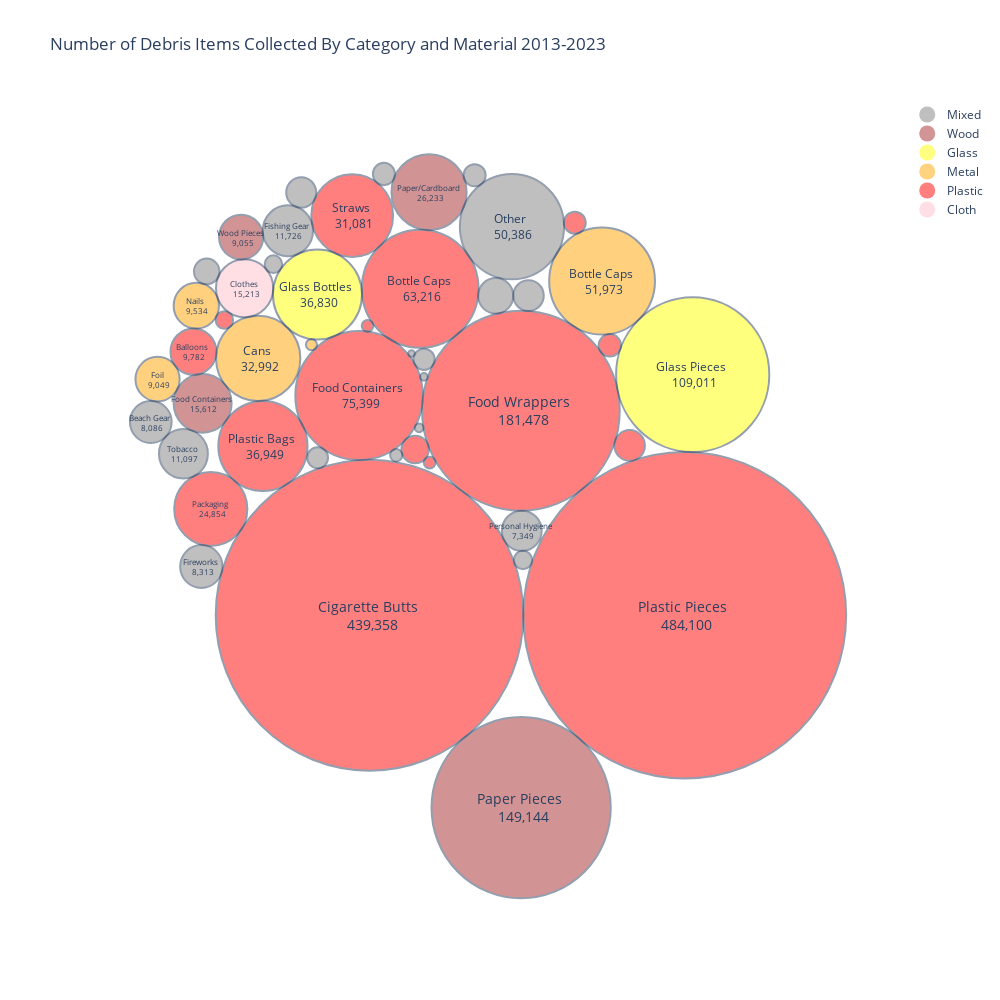

The cell this chart's notebook holds for it:
### Code cell
# Get data from 2013-2023 and make circle packing graph
fig = graph_maker.circle_packing_graph(plot_colors=None)
fig.show()

### Figure 1 — Plotly figure (JSON) as saved in the notebook; plotly's stock layout.template omitted (floating-point values rounded to 4 significant figures)
{"data": [{"marker": {"color": "grey", "opacity": 0.5, "size": 20, "symbol": "circle"}, "mode": "markers", "name": "Mixed", "showlegend": true, "type": "scatter", "x": [null], "y": [null]}, {"marker": {"color": "brown", "opacity": 0.5, "size": 20, "symbol": "circle"}, "mode": "markers", "name": "Wood", "showlegend": true, "type": "scatter", "x": [null], "y": [null]}, {"marker": {"color": "yellow", "opacity": 0.5, "size": 20, "symbol": "circle"}, "mode": "markers", "name": "Glass", "showlegend": true, "type": "scatter", "x": [null], "y": [null]}, {"marker": {"color": "orange", "opacity": 0.5, "size": 20, "symbol": "circle"}, "mode": "markers", "name": "Metal", "showlegend": true, "type": "scatter", "x": [null], "y": [null]}, {"marker": {"color": "red", "opacity": 0.5, "size": 20, "symbol": "circle"}, "mode": "markers", "name": "Plastic", "showlegend": true, "type": "scatter", "x": [null], "y": [null]}, {"marker": {"color": "pink", "opacity": 0.5, "size": 20, "symbol": "circle"}, "mode": "markers", "name": "Cloth", "showlegend": true, "type": "scatter", "x": [null], "y": [null]}], "layout": {"annotations": [{"font": {"size": 14}, "hovertext": "Plastic Pieces <br> 484,100", "showarrow": false, "text": "Plastic Pieces <br> 484,100", "x": 0.5159, "y": -0.2694}, {"font": {"size": 14}, "hovertext": "Cigarette Butts <br> 439,358", "showarrow": false, "text": "Cigarette Butts <br> 439,358", "x": -0.3004, "y": -0.2694}, {"font": {"size": 14}, "hovertext": "Food Wrappers <br> 181,478", "showarrow": false, "text": "Food Wrappers <br> 181,478", "x": 0.09167, "y": 0.2543}, {"font": {"size": 14}, "hovertext": "Paper Pieces <br> 149,144", "showarrow": false, "text": "Paper Pieces <br> 149,144", "x": 0.09225, "y": -0.7624}, {"font": {"size": 12}, "hovertext": "Glass Pieces <br> 109,011", "showarrow": false, "text": "Glass Pieces <br> 109,011", "x": 0.5365, "y": 0.3466}, {"font": {"size": 12}, "hovertext": "Food Containers <br> 75,399", "showarrow": false, "text": "Food Containers <br> 75,399", "x": -0.3274, "y": 0.2931}, {"font": {"size": 12}, "hovertext": "Bottle Caps <br> 63,216", "showarrow": false, "text": "Bottle Caps <br> 63,216", "x": -0.1692, "y": 0.5667}, {"font": {"size": 12}, "hovertext": "Bottle Caps <br> 51,973", "showarrow": false, "text": "Bottle Caps <br> 51,973", "x": 0.3019, "y": 0.5862}, {"font": {"size": 12}, "hovertext": "Other <br> 50,386", "showarrow": false, "text": "Other <br> 50,386", "x": 0.06851, "y": 0.7256}, {"font": {"size": 12}, "hovertext": "Plastic Bags <br> 36,949", "showarrow": false, "text": "Plastic Bags <br> 36,949", "x": -0.5763, "y": 0.1639}, {"font": {"size": 12}, "hovertext": "Glass Bottles <br> 36,830", "showarrow": false, "text": "Glass Bottles <br> 36,830", "x": -0.4351, "y": 0.5519}, {"font": {"size": 12}, "hovertext": "Cans <br> 32,992", "showarrow": false, "text": "Cans <br> 32,992", "x": -0.5886, "y": 0.3882}, {"font": {"size": 12}, "hovertext": "Straws <br> 31,081", "showarrow": false, "text": "Straws <br> 31,081", "x": -0.3451, "y": 0.754}, {"font": {"size": 8}, "hovertext": "Paper/Cardboard <br> 26,233", "showarrow": false, "text": "Paper/Cardboard <br> 26,233", "x": -0.1462, "y": 0.814}, {"font": {"size": 8}, "hovertext": "Packaging <br> 24,854", "showarrow": false, "text": "Packaging <br> 24,854", "x": -0.7113, "y": 0.002777}, {"font": {"size": 8}, "hovertext": "Food Containers <br> 15,612", "showarrow": false, "text": "Food Containers <br> 15,612", "x": -0.7325, "y": 0.2731}, {"font": {"size": 8}, "hovertext": "Clothes <br> 15,213", "showarrow": false, "text": "Clothes <br> 15,213", "x": -0.6238, "y": 0.568}, {"font": {"size": 8}, "hovertext": "Fishing Gear <br> 11,726", "showarrow": false, "text": "Fishing Gear <br> 11,726", "x": -0.5117, "y": 0.7152}, {"font": {"size": 8}, "hovertext": "Tobacco <br> 11,097", "showarrow": false, "text": "Tobacco <br> 11,097", "x": -0.7822, "y": 0.144}, {"font": {"size": 8}, "hovertext": "Balloons <br> 9,782", "showarrow": false, "text": "Balloons <br> 9,782", "x": -0.7563, "y": 0.4055}, {"font": {"size": 8}, "hovertext": "Nails <br> 9,534", "showarrow": false, "text": "Nails <br> 9,534", "x": -0.7489, "y": 0.5233}, {"font": {"size": 8}, "hovertext": "Wood Pieces <br> 9,055", "showarrow": false, "text": "Wood Pieces <br> 9,055", "x": -0.6328, "y": 0.6989}, {"font": {"size": 8}, "hovertext": "Foil <br> 9,049", "showarrow": false, "text": "Foil <br> 9,049", "x": -0.8492, "y": 0.3352}, {"font": {"size": 8}, "hovertext": "Fireworks <br> 8,313", "showarrow": false, "text": "Fireworks <br> 8,313", "x": -0.7358, "y": -0.1447}, {"font": {"size": 8}, "hovertext": "Beach Gear <br> 8,086", "showarrow": false, "text": "Beach Gear <br> 8,086", "x": -0.8667, "y": 0.2254}, {"font": {"size": 8}, "hovertext": "Personal Hygiene <br> 7,349", "showarrow": false, "text": "Personal Hygiene <br> 7,349", "x": 0.09397, "y": -0.05315}, {"font": {"size": 8}, "hovertext": "Lighters <br> 5,726", "showarrow": false, "text": "", "x": 0.02649, "y": 0.5486}, {"font": {"size": 8}, "hovertext": "Bandaids <br> 4,319", "showarrow": false, "text": "", "x": 0.1114, "y": 0.549}, {"font": {"size": 8}, "hovertext": "Lids <br> 4,310", "showarrow": false, "text": "", "x": 0.3733, "y": 0.1653}, {"font": {"size": 8}, "hovertext": "Construction Materials <br> 4,176", "showarrow": false, "text": "", "x": -0.4772, "y": 0.8132}, {"font": {"size": 8}, "hovertext": "Utensils <br> 3,473", "showarrow": false, "text": "", "x": -0.1822, "y": 0.155}, {"font": {"size": 8}, "hovertext": "Strapping Bands <br> 3,003", "showarrow": false, "text": "", "x": -0.7219, "y": 0.6109}, {"font": {"size": 8}, "hovertext": "6-Pack Holders <br> 2,294", "showarrow": false, "text": "", "x": 0.322, "y": 0.4217}, {"font": {"size": 8}, "hovertext": "PPE <br> 2,254", "showarrow": false, "text": "", "x": -0.2631, "y": 0.8605}, {"font": {"size": 8}, "hovertext": "Batteries <br> 2,241", "showarrow": false, "text": "", "x": -0.0281, "y": 0.8572}, {"font": {"size": 8}, "hovertext": "Bottles <br> 2,216", "showarrow": false, "text": "", "x": 0.2313, "y": 0.7357}, {"font": {"size": 8}, "hovertext": "Syringes <br> 2,059", "showarrow": false, "text": "", "x": -0.1591, "y": 0.3859}, {"font": {"size": 8}, "hovertext": "Footwear <br> 2,006", "showarrow": false, "text": "", "x": -0.4346, "y": 0.134}, {"font": {"size": 8}, "hovertext": "Cigar Tips <br> 1,537", "showarrow": false, "text": "", "x": 0.09707, "y": -0.1281}, {"font": {"size": 8}, "hovertext": "Rope <br> 1,423", "showarrow": false, "text": "", "x": -0.5492, "y": 0.6295}, {"font": {"size": 8}, "hovertext": "Beverage Bottles <br> 1,413", "showarrow": false, "text": "", "x": -0.6761, "y": 0.4866}, {"font": {"size": 8}, "hovertext": "Tires <br> 684", "showarrow": false, "text": "", "x": -0.2312, "y": 0.1402}, {"font": {"size": 8}, "hovertext": "Bagged Pet Waste <br> 636", "showarrow": false, "text": "", "x": -0.1446, "y": 0.1213}, {"font": {"size": 8}, "hovertext": "Beverage Pouches <br> 625", "showarrow": false, "text": "", "x": -0.3055, "y": 0.4718}, {"font": {"size": 8}, "hovertext": "Appliances <br> 564", "showarrow": false, "text": "", "x": -0.4507, "y": 0.4233}, {"font": {"size": 8}, "hovertext": "E-Waste <br> 347", "showarrow": false, "text": "", "x": -0.1718, "y": 0.2105}, {"font": {"size": 8}, "hovertext": "Car Parts <br> 260", "showarrow": false, "text": "", "x": -0.1594, "y": 0.3409}, {"font": {"size": 8}, "hovertext": "Bikes <br> 199", "showarrow": false, "text": "", "x": -0.1915, "y": 0.4009}], "autosize": false, "height": 1000, "plot_bgcolor": "rgba(0, 0, 0, 0)", "shapes": [{"fillcolor": "red", "line": {"width": 2}, "opacity": 0.5, "type": "circle", "x0": 0.09787, "x1": 0.9339, "xref": "x", "y0": -0.6874, "y1": 0.1486, "yref": "y"}, {"fillcolor": "red", "line": {"width": 2}, "opacity": 0.5, "type": "circle", "x0": -0.6986, "x1": 0.09787, "xref": "x", "y0": -0.6676, "y1": 0.1288, "yref": "y"}, {"fillcolor": "red", "line": {"width": 2}, "opacity": 0.5, "type": "circle", "x0": -0.1643, "x1": 0.3476, "xref": "x", "y0": -0.00165, "y1": 0.5102, "yref": "y"}, {"fillcolor": "brown", "line": {"width": 2}, "opacity": 0.5, "type": "circle", "x0": -0.1398, "x1": 0.3243, "xref": "x", "y0": -0.9944, "y1": -0.5304, "yref": "y"}, {"fillcolor": "yellow", "line": {"width": 2}, "opacity": 0.5, "type": "circle", "x0": 0.3381, "x1": 0.7348, "xref": "x", "y0": 0.1483, "y1": 0.545, "yref": "y"}, {"fillcolor": "red", "line": {"width": 2}, "opacity": 0.5, "type": "circle", "x0": -0.4924, "x1": -0.1625, "xref": "x", "y0": 0.1282, "y1": 0.4581, "yref": "y"}, {"fillcolor": "red", "line": {"width": 2}, "opacity": 0.5, "type": "circle", "x0": -0.3202, "x1": -0.01813, "xref": "x", "y0": 0.4156, "y1": 0.7177, "yref": "y"}, {"fillcolor": "orange", "line": {"width": 2}, "opacity": 0.5, "type": "circle", "x0": 0.1649, "x1": 0.4388, "xref": "x", "y0": 0.4493, "y1": 0.7232, "yref": "y"}, {"fillcolor": "grey", "line": {"width": 2}, "opacity": 0.5, "type": "circle", "x0": -0.06635, "x1": 0.2034, "xref": "x", "y0": 0.5907, "y1": 0.8604, "yref": "y"}, {"fillcolor": "red", "line": {"width": 2}, "opacity": 0.5, "type": "circle", "x0": -0.6918, "x1": -0.4608, "xref": "x", "y0": 0.0484, "y1": 0.2794, "yref": "y"}, {"fillcolor": "yellow", "line": {"width": 2}, "opacity": 0.5, "type": "circle", "x0": -0.5504, "x1": -0.3198, "xref": "x", "y0": 0.4366, "y1": 0.6672, "yref": "y"}, {"fillcolor": "orange", "line": {"width": 2}, "opacity": 0.5, "type": "circle", "x0": -0.6977, "x1": -0.4795, "xref": "x", "y0": 0.279, "y1": 0.4973, "yref": "y"}, {"fillcolor": "red", "line": {"width": 2}, "opacity": 0.5, "type": "circle", "x0": -0.451, "x1": -0.2392, "xref": "x", "y0": 0.6481, "y1": 0.8599, "yref": "y"}, {"fillcolor": "brown", "line": {"width": 2}, "opacity": 0.5, "type": "circle", "x0": -0.2435, "x1": -0.04887, "xref": "x", "y0": 0.7167, "y1": 0.9113, "yref": "y"}, {"fillcolor": "red", "line": {"width": 2}, "opacity": 0.5, "type": "circle", "x0": -0.8061, "x1": -0.6166, "xref": "x", "y0": -0.09194, "y1": 0.09749, "yref": "y"}, {"fillcolor": "brown", "line": {"width": 2}, "opacity": 0.5, "type": "circle", "x0": -0.8075, "x1": -0.6574, "xref": "x", "y0": 0.1981, "y1": 0.3482, "yref": "y"}, {"fillcolor": "pink", "line": {"width": 2}, "opacity": 0.5, "type": "circle", "x0": -0.6979, "x1": -0.5497, "xref": "x", "y0": 0.4939, "y1": 0.6421, "yref": "y"}, {"fillcolor": "grey", "line": {"width": 2}, "opacity": 0.5, "type": "circle", "x0": -0.5767, "x1": -0.4466, "xref": "x", "y0": 0.6502, "y1": 0.7803, "yref": "y"}, {"fillcolor": "grey", "line": {"width": 2}, "opacity": 0.5, "type": "circle", "x0": -0.8455, "x1": -0.7189, "xref": "x", "y0": 0.08072, "y1": 0.2073, "yref": "y"}, {"fillcolor": "red", "line": {"width": 2}, "opacity": 0.5, "type": "circle", "x0": -0.8157, "x1": -0.6968, "xref": "x", "y0": 0.3461, "y1": 0.4649, "yref": "y"}, {"fillcolor": "orange", "line": {"width": 2}, "opacity": 0.5, "type": "circle", "x0": -0.8075, "x1": -0.6902, "xref": "x", "y0": 0.4647, "y1": 0.582, "yref": "y"}, {"fillcolor": "brown", "line": {"width": 2}, "opacity": 0.5, "type": "circle", "x0": -0.69, "x1": -0.5756, "xref": "x", "y0": 0.6418, "y1": 0.7561, "yref": "y"}, {"fillcolor": "orange", "line": {"width": 2}, "opacity": 0.5, "type": "circle", "x0": -0.9064, "x1": -0.7921, "xref": "x", "y0": 0.278, "y1": 0.3923, "yref": "y"}, {"fillcolor": "grey", "line": {"width": 2}, "opacity": 0.5, "type": "circle", "x0": -0.7906, "x1": -0.6811, "xref": "x", "y0": -0.1995, "y1": -0.08991, "yref": "y"}, {"fillcolor": "grey", "line": {"width": 2}, "opacity": 0.5, "type": "circle", "x0": -0.9207, "x1": -0.8127, "xref": "x", "y0": 0.1713, "y1": 0.2794, "yref": "y"}, {"fillcolor": "grey", "line": {"width": 2}, "opacity": 0.5, "type": "circle", "x0": 0.04247, "x1": 0.1455, "xref": "x", "y0": -0.1047, "y1": -0.001641, "yref": "y"}, {"fillcolor": "grey", "line": {"width": 2}, "opacity": 0.5, "type": "circle", "x0": -0.01897, "x1": 0.07195, "xref": "x", "y0": 0.5031, "y1": 0.594, "yref": "y"}, {"fillcolor": "grey", "line": {"width": 2}, "opacity": 0.5, "type": "circle", "x0": 0.07195, "x1": 0.1509, "xref": "x", "y0": 0.5096, "y1": 0.5885, "yref": "y"}, {"fillcolor": "red", "line": {"width": 2}, "opacity": 0.5, "type": "circle", "x0": 0.3339, "x1": 0.4128, "xref": "x", "y0": 0.1258, "y1": 0.2047, "yref": "y"}, {"fillcolor": "grey", "line": {"width": 2}, "opacity": 0.5, "type": "circle", "x0": -0.516, "x1": -0.4384, "xref": "x", "y0": 0.7744, "y1": 0.852, "yref": "y"}, {"fillcolor": "red", "line": {"width": 2}, "opacity": 0.5, "type": "circle", "x0": -0.2177, "x1": -0.1468, "xref": "x", "y0": 0.1196, "y1": 0.1905, "yref": "y"}, {"fillcolor": "grey", "line": {"width": 2}, "opacity": 0.5, "type": "circle", "x0": -0.7548, "x1": -0.689, "xref": "x", "y0": 0.5779, "y1": 0.6438, "yref": "y"}, {"fillcolor": "red", "line": {"width": 2}, "opacity": 0.5, "type": "circle", "x0": 0.2932, "x1": 0.3507, "xref": "x", "y0": 0.3929, "y1": 0.4505, "yref": "y"}, {"fillcolor": "grey", "line": {"width": 2}, "opacity": 0.5, "type": "circle", "x0": -0.2916, "x1": -0.2346, "xref": "x", "y0": 0.832, "y1": 0.889, "yref": "y"}, {"fillcolor": "grey", "line": {"width": 2}, "opacity": 0.5, "type": "circle", "x0": -0.05654, "x1": 0.0003389, "xref": "x", "y0": 0.8288, "y1": 0.8857, "yref": "y"}, {"fillcolor": "red", "line": {"width": 2}, "opacity": 0.5, "type": "circle", "x0": 0.2031, "x1": 0.2596, "xref": "x", "y0": 0.7074, "y1": 0.7639, "yref": "y"}, {"fillcolor": "grey", "line": {"width": 2}, "opacity": 0.5, "type": "circle", "x0": -0.1863, "x1": -0.1318, "xref": "x", "y0": 0.3587, "y1": 0.4132, "yref": "y"}, {"fillcolor": "grey", "line": {"width": 2}, "opacity": 0.5, "type": "circle", "x0": -0.4615, "x1": -0.4077, "xref": "x", "y0": 0.1071, "y1": 0.1609, "yref": "y"}, {"fillcolor": "grey", "line": {"width": 2}, "opacity": 0.5, "type": "circle", "x0": 0.07352, "x1": 0.1206, "xref": "x", "y0": -0.1517, "y1": -0.1046, "yref": "y"}, {"fillcolor": "grey", "line": {"width": 2}, "opacity": 0.5, "type": "circle", "x0": -0.5718, "x1": -0.5265, "xref": "x", "y0": 0.6069, "y1": 0.6522, "yref": "y"}, {"fillcolor": "red", "line": {"width": 2}, "opacity": 0.5, "type": "circle", "x0": -0.6987, "x1": -0.6535, "xref": "x", "y0": 0.464, "y1": 0.5092, "yref": "y"}, {"fillcolor": "grey", "line": {"width": 2}, "opacity": 0.5, "type": "circle", "x0": -0.2469, "x1": -0.2155, "xref": "x", "y0": 0.1245, "y1": 0.156, "yref": "y"}, {"fillcolor": "red", "line": {"width": 2}, "opacity": 0.5, "type": "circle", "x0": -0.1597, "x1": -0.1294, "xref": "x", "y0": 0.1062, "y1": 0.1365, "yref": "y"}, {"fillcolor": "red", "line": {"width": 2}, "opacity": 0.5, "type": "circle", "x0": -0.3205, "x1": -0.2905, "xref": "x", "y0": 0.4568, "y1": 0.4868, "yref": "y"}, {"fillcolor": "orange", "line": {"width": 2}, "opacity": 0.5, "type": "circle", "x0": -0.465, "x1": -0.4364, "xref": "x", "y0": 0.409, "y1": 0.4375, "yref": "y"}, {"fillcolor": "grey", "line": {"width": 2}, "opacity": 0.5, "type": "circle", "x0": -0.183, "x1": -0.1607, "xref": "x", "y0": 0.1993, "y1": 0.2217, "yref": "y"}, {"fillcolor": "grey", "line": {"width": 2}, "opacity": 0.5, "type": "circle", "x0": -0.1691, "x1": -0.1497, "xref": "x", "y0": 0.3312, "y1": 0.3506, "yref": "y"}, {"fillcolor": "grey", "line": {"width": 2}, "opacity": 0.5, "type": "circle", "x0": -0.2, "x1": -0.183, "xref": "x", "y0": 0.3924, "y1": 0.4094, "yref": "y"}], "title": {"text": "Number of Debris Items Collected By Category and Material 2013-2023"}, "width": 1000, "xaxis": {"range": [-1.05, 1.05], "showgrid": false, "showticklabels": false, "zeroline": false}, "yaxis": {"range": [-1.05, 1.05], "showgrid": false, "showticklabels": false, "zeroline": false}}}
